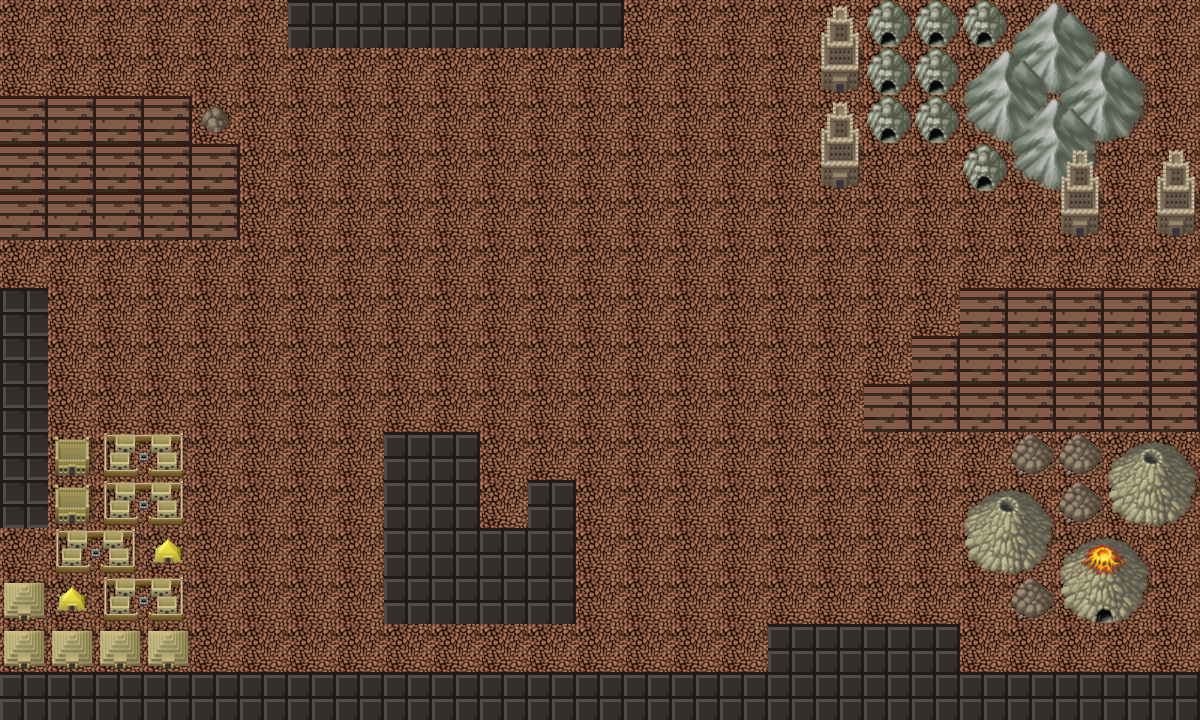

Below is a game level as drawn by its tile map, then a one-line description and the .tmx file that defines it, in full:
An orthogonal 25x15 tile map with 48x48 px tiles, 3 tile layers (Calque de Tile 1, rocher, maison), 3 tilesets.

<map version="1.10" tiledversion="1.11.0" orientation="orthogonal" renderorder="right-down" width="25" height="15" tilewidth="48" tileheight="48" infinite="0" nextlayerid="4" nextobjectid="1">
 <tileset firstgid="1" source="assets/A2_48x48.tsx" />
 <tileset firstgid="193" source="assets/pipo-map001.tsx" />
 <tileset firstgid="329" source="assets/pipo-map001_at.tsx" />
 <layer id="1" name="Calque de Tile 1" width="25" height="15">
  <data encoding="csv">
359,359,359,359,359,359,39,39,39,39,39,39,40,359,359,359,359,359,359,359,359,359,359,359,359,
359,359,359,359,359,359,359,359,359,359,359,359,359,359,359,359,359,359,359,359,359,359,359,359,359,
30,30,30,30,359,359,359,359,359,359,359,359,359,359,359,359,359,359,359,359,359,359,359,359,359,
30,30,30,30,30,359,359,359,359,359,359,359,359,359,359,359,359,359,359,359,359,359,359,359,359,
30,30,30,30,30,359,359,359,359,359,359,359,359,359,359,359,359,359,359,359,359,359,359,359,359,
359,359,359,359,359,359,359,359,359,359,359,359,359,359,359,359,359,359,359,359,359,359,359,359,359,
1610612776,359,359,359,359,359,359,359,359,359,359,359,359,359,359,359,359,359,359,359,30,30,30,30,30,
1610612776,359,359,359,359,359,359,359,359,359,359,359,359,359,359,359,359,359,359,30,30,30,30,30,30,
1610612776,359,359,359,359,359,359,359,359,359,359,359,359,359,359,359,359,359,30,30,30,30,30,30,30,
1610612776,359,359,359,359,359,359,359,23,23,359,359,359,359,359,359,359,359,359,359,359,359,359,359,359,
1610612775,359,359,359,359,359,359,359,23,23,359,23,359,359,359,359,359,359,359,359,359,359,359,359,359,
359,359,359,359,359,359,359,359,23,23,23,23,359,359,359,359,359,359,359,359,359,359,359,359,359,
359,359,359,359,359,359,359,359,23,23,23,23,359,359,359,359,359,359,359,359,359,359,359,359,359,
359,359,359,359,359,359,359,359,359,359,359,359,359,359,359,359,24,24,24,24,359,359,359,359,359,
39,40,40,40,40,40,40,40,40,40,40,40,40,40,40,40,40,40,40,39,40,40,40,40,40
</data>
 </layer>
 <layer id="2" name="rocher" width="25" height="15">
  <data encoding="csv">
0,0,0,0,0,0,0,0,0,0,0,0,0,0,0,0,0,0,216,216,216,225,226,0,0,
0,0,0,0,0,0,0,0,0,0,0,0,0,0,0,0,0,0,216,216,225,227,228,226,0,
0,0,0,0,204,0,0,0,0,0,0,0,0,0,0,0,0,0,216,216,233,235,236,234,0,
0,0,0,0,0,0,0,0,0,0,0,0,0,0,0,0,0,0,0,0,216,233,234,0,0,
0,0,0,0,0,0,0,0,0,0,0,0,0,0,0,0,0,0,0,0,0,0,0,0,0,
0,0,0,0,0,0,0,0,0,0,0,0,0,0,0,0,0,0,0,0,0,0,0,0,0,
0,0,0,0,0,0,0,0,0,0,0,0,0,0,0,0,0,0,0,0,0,0,0,0,0,
0,0,0,0,0,0,0,0,0,0,0,0,0,0,0,0,0,0,0,0,0,0,0,0,0,
0,0,0,0,0,0,0,0,0,0,0,0,0,0,0,0,0,0,0,0,0,0,0,0,0,
0,0,0,0,0,0,0,0,0,0,0,0,0,0,0,0,0,0,0,0,0,205,205,229,230,
0,0,0,0,0,0,0,0,0,0,0,0,0,0,0,0,0,0,0,0,229,230,205,237,238,
0,0,0,0,0,0,0,0,0,0,0,0,0,0,0,0,0,0,0,0,237,238,231,232,0,
0,0,0,0,0,0,0,0,0,0,0,0,0,0,0,0,0,0,0,0,0,205,239,240,0,
0,0,0,0,0,0,0,0,0,0,0,0,0,0,0,0,0,0,0,0,0,0,0,0,0,
0,0,0,0,0,0,0,0,0,0,0,0,0,0,0,0,0,0,0,0,0,0,0,0,0
</data>
 </layer>
 <layer id="3" name="maison" width="25" height="15">
  <data encoding="csv">
0,0,0,0,0,0,0,0,0,0,0,0,0,0,0,0,0,263,0,0,0,0,0,0,0,
0,0,0,0,0,0,0,0,0,0,0,0,0,0,0,0,0,271,0,0,0,0,0,0,0,
0,0,0,0,0,0,0,0,0,0,0,0,0,0,0,0,0,263,0,0,0,0,0,0,0,
0,0,0,0,0,0,0,0,0,0,0,0,0,0,0,0,0,271,0,0,0,0,263,0,263,
0,0,0,0,0,0,0,0,0,0,0,0,0,0,0,0,0,0,0,0,0,0,271,0,271,
0,0,0,0,0,0,0,0,0,0,0,0,0,0,0,0,0,0,0,0,0,0,0,0,0,
0,0,0,0,0,0,0,0,0,0,0,0,0,0,0,0,0,0,0,0,0,0,0,0,0,
0,0,0,0,0,0,0,0,0,0,0,0,0,0,0,0,0,0,0,0,0,0,0,0,0,
0,0,0,0,0,0,0,0,0,0,0,0,0,0,0,0,0,0,0,0,0,0,0,0,0,
0,266,258,259,0,0,0,0,0,0,0,0,0,0,0,0,0,0,0,0,0,0,0,0,0,
0,266,258,259,0,0,0,0,0,0,0,0,0,0,0,0,0,0,0,0,0,0,0,0,0,
0,258,259,265,0,0,0,0,0,0,0,0,0,0,0,0,0,0,0,0,0,0,0,0,0,
274,265,258,259,0,0,0,0,0,0,0,0,0,0,0,0,0,0,0,0,0,0,0,0,0,
274,274,274,274,0,0,0,0,0,0,0,0,0,0,0,0,0,0,0,0,0,0,0,0,0,
0,0,0,0,0,0,0,0,0,0,0,0,0,0,0,0,0,0,0,0,0,0,0,0,0
</data>
 </layer>
</map>
